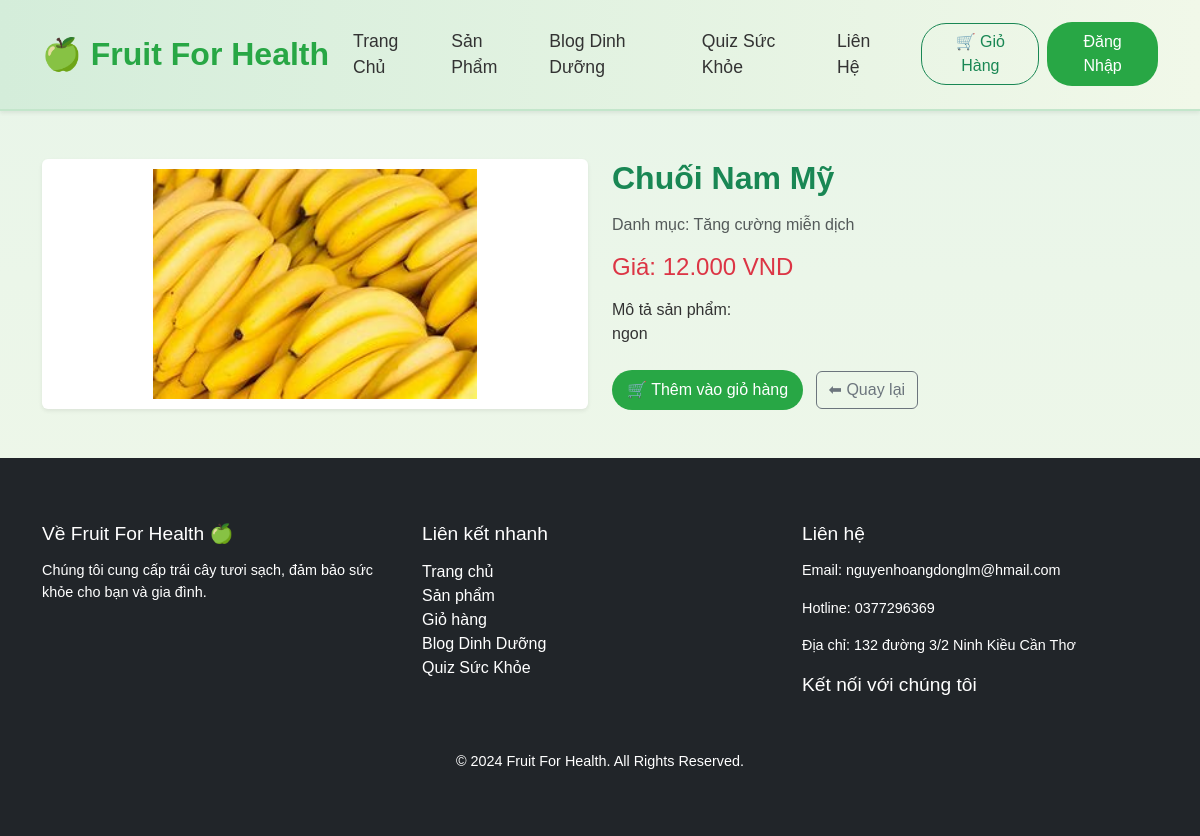
Page /product_detail.php?id=125147 on the committed database.
### tables this page shows
CREATE TABLE `products` (
  `product_id` int(6) NOT NULL,
  `name` varchar(255) NOT NULL,
  `price` decimal(10,2) NOT NULL,
  `description` text DEFAULT NULL,
  `category` varchar(100) NOT NULL DEFAULT 'Chung',
  `discount` decimal(5,2) NOT NULL DEFAULT 0.00,
  `image_url` varchar(255) DEFAULT NULL,
  `created_at` timestamp NOT NULL DEFAULT current_timestamp(),
  `visibility` enum('public','private') DEFAULT 'public'
);

### product_detail.php (the view, shortened to what this page needs)
<?php
require_once __DIR__ . '/database/db_connect.php';
$product_id = (int)$_GET['id'];
$stmt = $conn->prepare("SELECT * FROM products WHERE product_id = ?");
$stmt->bind_param("i", $product_id);
$stmt->execute();
$result = $stmt->get_result();
$product = $result->fetch_assoc();
?>
<!DOCTYPE html>
<html lang="vi">
<head>
    <link rel="stylesheet" href="https://cdn.jsdelivr.net/npm/bootstrap@5.3.0/dist/css/bootstrap.min.css">
    <link rel="stylesheet" href="assets/css/style.css">
</head>
<body>
<?php include 'includes/header.php'; ?>
<div class="container my-5 product-detail">
    <div class="row">
        <div class="col-md-6">
            <img src="<?php echo !empty($product['image_url']) ? $product['image_url'] : 'uploads/default.jpg'; ?>" alt="<?php echo htmlspecialchars($product['name']); ?>" class="img-fluid rounded shadow-sm">
        </div>
        <div class="col-md-6">
            <h2 class="text-success fw-bold"><?php echo htmlspecialchars($product['name']); ?></h2>
            <p class="text-muted">Danh mục: <?php echo htmlspecialchars($product['category']); ?></p>
            <h4 class="text-danger">Giá: <?php echo number_format($product['price'], 0, ',', '.'); ?> VND</h4>
            <p class="mt-3">Mô tả sản phẩm: <br> <?php echo nl2br(htmlspecialchars($product['description'])); ?></p>
            <div class="mt-4">
                <a href="cart.php?action=add&id=<?php echo $product['product_id']; ?>" class="btn btn-success">🛒 Thêm vào giỏ hàng</a>
                <a href="products.php" class="btn btn-outline-secondary ms-2">⬅ Quay lại</a>
            </div>
        </div>
    </div>
</div>
<?php include 'includes/footer.php'; ?>
</body>
</html>

### assets/css/style.css (style rules this page uses)
body { font-family: 'Arial', sans-serif; background: linear-gradient(to bottom, #e8f5e9, #f1f8e9); color: #333; background-attachment: fixed; }
.btn-success { font-size: 1rem; border-radius: 25px; padding: 8px 15px; background-color: #28a745; border: none; transition: 0.3s ease-in-out; }
.category img, .category-card img, .product-card img, .product-img, .product img, .product-detail img, .blog-card img { object-fit: contain; background-color: #fff; height: 250px; padding: 10px; width: 100%; display: block; }
body { background-color: #f8f9fa; }
h2 { color: #28a745; margin-bottom: 1rem; }

### rows in the picture
products: image_url (picture), name "Chuối Nam Mỹ", category "Tăng cường miễn dịch", price "12.000", description "ngon"
